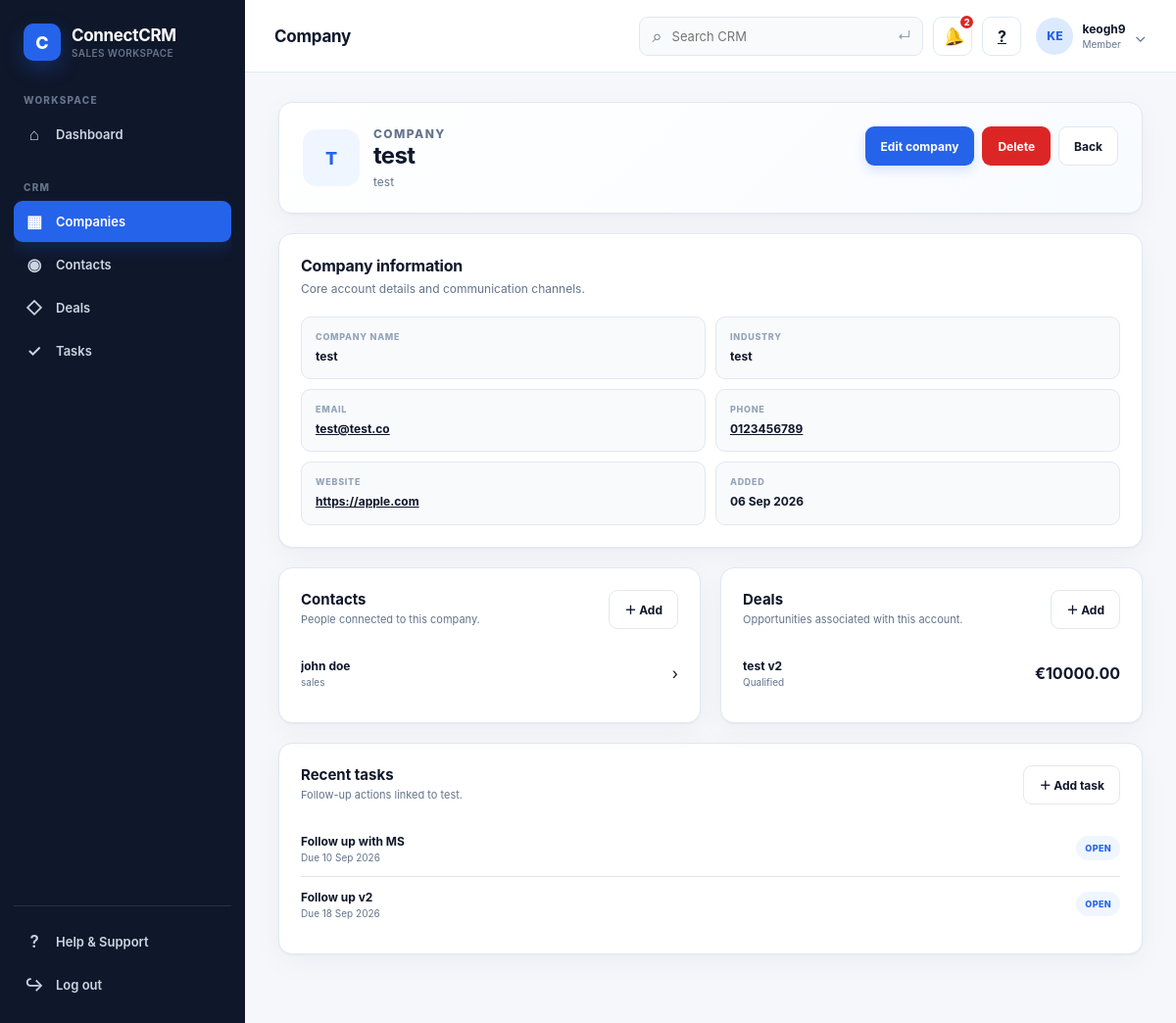
The page /crm/companies/3/ (signed in) on the database its author committed.
### crm/models.py (models this page shows, shortened)
class Membership(models.Model):
    ADMIN = "admin"
    SALES = "sales"
    MEMBER = "member"
    ROLE_CHOICES = [
        (ADMIN, "Admin"),
        (SALES, "Sales"),
        (MEMBER, "Member"),
    ]
    user = models.ForeignKey(
        settings.AUTH_USER_MODEL,
        on_delete=models.CASCADE,
        related_name="memberships",
    )
    business = models.ForeignKey(
        Business,
        on_delete=models.CASCADE,
        related_name="memberships",
    )
    role = models.CharField(
        max_length=20,
        choices=ROLE_CHOICES,
        default=MEMBER,
    )
    class Meta:
        constraints = [
            models.UniqueConstraint(
                fields=["user", "business"],
                name="unique_user_business_membership",
            )
        ]

class Company(models.Model):
    business = models.ForeignKey(
        Business,
        on_delete=models.CASCADE,
        related_name="companies",
    )
    name = models.CharField(
        max_length=200,
    )
    industry = models.CharField(
        max_length=100,
        blank=True,
    )
    phone = models.CharField(
        max_length=50,
        blank=True,
    )
    email = models.EmailField(
        blank=True,
    )
    website = models.URLField(
        blank=True,
    )
    created_at = models.DateTimeField(
        auto_now_add=True,
    )
    class Meta:
        ordering = ["name"]

class Contact(models.Model):
    business = models.ForeignKey(
        Business,
        on_delete=models.CASCADE,
        related_name="contacts",
    )
    company = models.ForeignKey(
        Company,
        on_delete=models.SET_NULL,
        null=True,
        blank=True,
        related_name="contacts",
    )
    first_name = models.CharField(
        max_length=100,
    )
    last_name = models.CharField(
        max_length=100,
    )
    job_title = models.CharField(
        max_length=150,
        blank=True,
    )
    email = models.EmailField(
        blank=True,
    )
    phone = models.CharField(
        max_length=50,
        blank=True,
    )
    created_at = models.DateTimeField(
        auto_now_add=True,
    )
    class Meta:
        ordering = ["last_name", "first_name"]

class Deal(models.Model):
    LEAD = "lead"
    QUALIFIED = "qualified"
    PROPOSAL = "proposal"
    NEGOTIATION = "negotiation"
    WON = "won"
    LOST = "lost"
    STAGE_CHOICES = [
        (LEAD, "Lead"),
        (QUALIFIED, "Qualified"),
        (PROPOSAL, "Proposal"),
        (NEGOTIATION, "Negotiation"),
        (WON, "Won"),
        (LOST, "Lost"),
    ]
    business = models.ForeignKey(
        Business,
        on_delete=models.CASCADE,
        related_name="deals",
    )
    owner = models.ForeignKey(
        settings.AUTH_USER_MODEL,
        on_delete=models.SET_NULL,
        null=True,
        blank=True,
        related_name="deals",
        help_text="The team member this deal belongs to.",
    )
    company = models.ForeignKey(
        Company,
        on_delete=models.SET_NULL,
        null=True,
        blank=True,
        related_name="deals",
    )
    contact = models.ForeignKey(
        Contact,
        on_delete=models.SET_NULL,
        null=True,
        blank=True,
        related_name="deals",
    )
    title = models.CharField(
        max_length=200,
    )
    value = models.DecimalField(
        max_digits=12,
        decimal_places=2,
        default=0,
    )
    stage = models.CharField(
        max_length=20,
        choices=STAGE_CHOICES,
        default=LEAD,
    )
    created_at = models.DateTimeField(
        auto_now_add=True,
    )
    updated_at = models.DateTimeField(
        auto_now=True,
    )
    class Meta:
        ordering = ["-updated_at"]

class Task(models.Model):
    business = models.ForeignKey(
        Business,
        on_delete=models.CASCADE,
        related_name="tasks",
    )
    company = models.ForeignKey(
        Company,
        on_delete=models.SET_NULL,
        null=True,
        blank=True,
        related_name="tasks",
    )
    contact = models.ForeignKey(
        Contact,
        on_delete=models.SET_NULL,
        null=True,
        blank=True,
        related_name="tasks",
    )
    deal = models.ForeignKey(
        Deal,
        on_delete=models.SET_NULL,
        null=True,
        blank=True,
        related_name="tasks",
    )
    title = models.CharField(
        max_length=200,
    )
    description = models.TextField(
        blank=True,
    )
    due_date = models.DateField(
        null=True,
        blank=True,
    )
    due_time = models.TimeField(
        null=True,
        blank=True,
    )
    completed = models.BooleanField(
        default=False,
    )
    created_at = models.DateTimeField(
        auto_now_add=True,
    )
    class Meta:
        ordering = ["due_date", "due_time", "-created_at"]

### crm/views.py (the view)
@login_required
def company_detail(request, company_id):
    business = _get_business(request)
    if business is None:
        return redirect("core:dashboard")
    company = get_object_or_404(
        Company,
        id=company_id,
        business=business,
    )
    contacts = Contact.objects.filter(
        company=company,
        business=business,
    )
    deals = Deal.objects.filter(
        company=company,
        business=business,
    ).select_related("contact")
    tasks = Task.objects.filter(
        company=company,
        business=business,
    ).select_related("contact", "deal")[:8]
    return render(
        request,
        "crm/company_detail.html",
        {
            "company": company,
            "contacts": contacts,
            "deals": deals,
            "tasks": tasks,
        },
    )

### crm/tenancy.py (called while the page is built, shortened)
def get_business_and_membership(request):
    tenant = getattr(request, "business", None)
    membership = (
        Membership.objects.filter(user=request.user)
        .select_related("business")
        .first()
    )
    return membership, False

### crm/views.py (called while the page is built)
def _get_membership(request):
    membership, tenant_locked = get_business_and_membership(request)
    if membership is None and tenant_locked:
        messages.error(request, "You don't have access to this workspace.")
    return membership

def _get_business(request):
    membership = _get_membership(request)
    return membership.business if membership else None

### templates/crm/company_detail.html (shortened to what this page needs)
{% extends "base.html" %}
{% block page_heading %}<h1>Company</h1>{% endblock %}
{% block content %}
<div class="detail-hero">
    <div class="detail-identity"><div class="detail-avatar">{{ company.name|slice:":1"|upper }}</div><div><p class="page-eyebrow">COMPANY</p><h1>{{ company.name }}</h1><p>{{ company.industry|default:"Customer organisation" }}</p></div></div>
    <div class="detail-actions"><a href="{% url 'crm:company_edit' company.id %}" class="btn btn-primary">Edit company</a><a href="{% url 'crm:company_delete' company.id %}" class="btn btn-danger">Delete</a><a href="{% url 'crm:company_list' %}" class="btn btn-secondary">Back</a></div>
</div>
<div class="content-card">
    <div class="card-header"><div><h2>Company information</h2><p>Core account details and communication channels.</p></div></div>
    <div class="detail-grid">
        <div class="detail-box"><span>Company name</span><strong>{{ company.name }}</strong></div>
        <div class="detail-box"><span>Industry</span><strong>{{ company.industry|default:"Not provided" }}</strong></div>
        <div class="detail-box"><span>Email</span><strong>{% if company.email %}<a href="mailto:{{ company.email }}">{{ company.email }}</a>{% else %}Not provided{% endif %}</strong></div>
        <div class="detail-box"><span>Phone</span><strong>{% if company.phone %}<a href="tel:{{ company.phone }}">{{ company.phone }}</a>{% else %}Not provided{% endif %}</strong></div>
        <div class="detail-box"><span>Website</span><strong>{% if company.website %}<a href="{{ company.website }}" target="_blank" rel="noopener">{{ company.website }}</a>{% else %}Not provided{% endif %}</strong></div>
        <div class="detail-box"><span>Added</span><strong>{{ company.created_at|date:"d M Y" }}</strong></div>
    </div>
</div>
<div class="related-grid">
    <section class="content-card"><div class="section-header"><div><h3>Contacts</h3><p>People connected to this company.</p></div><a href="{% url 'crm:contact_create' %}" class="btn btn-secondary">＋ Add</a></div>{% for contact in contacts %}<a class="related-item" href="{% url 'crm:contact_detail' contact.id %}"><span><strong class="row-title">{{ contact.first_name }} {{ contact.last_name }}</strong><small class="row-subtitle">{{ contact.job_title|default:"Contact" }}</small></span><span>›</span></a>{% empty %}<div class="empty-state"><h3>No contacts yet</h3><p>Add a person and link them to this company.</p></div>{% endfor %}</section>
    <section class="content-card"><div class="section-header"><div><h3>Deals</h3><p>Opportunities associated with this account.</p></div><a href="{% url 'crm:deal_create' %}" class="btn btn-secondary">＋ Add</a></div>{% for deal in deals %}<a class="related-item" href="{% url 'crm:deal_detail' deal.id %}"><span><strong class="row-title">{{ deal.title }}</strong><small class="row-subtitle">{{ deal.get_stage_display }}</small></span><strong>€{{ deal.value|floatformat:2 }}</strong></a>{% empty %}<div class="empty-state"><h3>No deals yet</h3><p>Create an opportunity for this account.</p></div>{% endfor %}</section>
</div>
<div class="content-card"><div class="section-header"><div><h3>Recent tasks</h3><p>Follow-up actions linked to {{ company.name }}.</p></div><a href="{% url 'crm:task_create' %}" class="btn btn-secondary">＋ Add task</a></div>{% for task in tasks %}<a class="related-item" href="{% url 'crm:task_detail' task.id %}"><span><strong class="row-title">{{ task.title }}</strong><small class="row-subtitle">{% if task.due_date %}Due {{ task.due_date|date:"d M Y" }}{% else %}No due date{% endif %}</small></span><span class="badge {% if task.completed %}badge-green{% else %}badge-blue{% endif %}">{% if task.completed %}Completed{% else %}Open{% endif %}</span></a>{% empty %}<div class="empty-state"><h3>No tasks yet</h3><p>Keep the next action visible by adding a task.</p></div>{% endfor %}</div>
{% endblock %}

### templates/base.html (shortened to what this page needs)
{% load static %}
<!DOCTYPE html>
<html lang="en">
<head>
    <link rel="stylesheet" href="{% static 'css/style.css' %}">
</head>
<body>
{% block auth_content %}
<div class="app-shell">
    <aside class="sidebar" data-sidebar>
        <div class="sidebar-brand">
            <a href="{% url 'core:dashboard' %}" class="brand-link">
                <span class="brand-icon">C</span>
                <span class="brand-copy">
                    <strong>ConnectCRM</strong>
                    <small>Sales workspace</small>
                </span>
            </a>
        </div>
        <nav class="sidebar-nav" aria-label="Main navigation">
            <p class="nav-label">WORKSPACE</p>
            <a href="{% url 'core:dashboard' %}" class="nav-link{% if request.resolver_match.url_name == 'dashboard' %} active{% endif %}">
                <span class="nav-icon">⌂</span><span>Dashboard</span>
            </a>
            <p class="nav-label nav-label-spaced">CRM</p>
            <a href="{% url 'crm:company_list' %}" class="nav-link{% if 'company' in request.resolver_match.url_name %} active{% endif %}">
                <span class="nav-icon">▦</span><span>Companies</span>
            </a>
            <a href="{% url 'crm:contact_list' %}" class="nav-link{% if 'contact' in request.resolver_match.url_name %} active{% endif %}">
                <span class="nav-icon">◉</span><span>Contacts</span>
            </a>
            <a href="{% url 'crm:deal_list' %}" class="nav-link{% if 'deal' in request.resolver_match.url_name %} active{% endif %}">
                <span class="nav-icon">◇</span><span>Deals</span>
            </a>
            <a href="{% url 'crm:task_list' %}" class="nav-link{% if 'task' in request.resolver_match.url_name %} active{% endif %}">
                <span class="nav-icon">✓</span><span>Tasks</span>
            </a>
        </nav>
        <div class="sidebar-footer">
            <a href="{% url 'core:help' %}" class="nav-link{% if request.resolver_match.url_name == 'help' %} active{% endif %}">
                <span class="nav-icon">?</span><span>Help & Support</span>
            </a>
            <form method="post" action="{% url 'accounts:logout' %}">
                <button type="submit" class="nav-link nav-button">
                    <span class="nav-icon">↪</span><span>Log out</span>
                </button>
            </form>
        </div>
    </aside>
    <main class="main-content">
        <header class="topbar">
            <div class="topbar-left">
                <div class="topbar-title">{% block page_heading %}<h1>Workspace</h1>{% endblock %}</div>
            </div>
            <div class="topbar-right">
                <div class="global-search" data-search data-suggestions-url="{% url 'crm:search_suggestions' %}">
                    <form method="get" action="{% url 'crm:search' %}" class="search-form" role="search">
                        <span class="search-icon" aria-hidden="true">⌕</span>
                        <input type="search" name="q" value="{{ request.GET.q|default:'' }}" placeholder="Search CRM" autocomplete="off" aria-label="Search CRM" data-search-input>
                        <button type="submit" class="search-submit" aria-label="Search">↵</button>
                    </form>
                </div>
                <div class="header-popover-wrap">
                    <button type="button" class="header-icon-button{% if header_notification_count %} has-notifications{% endif %}" data-notification-toggle aria-expanded="false" aria-label="Notifications">
                        <span class="bell-icon">🔔</span>
                        {% if header_notification_count %}<span class="notification-dot">{{ header_notification_count }}</span>{% endif %}
                    </button>
                </div>
                <a href="{% url 'core:help' %}" class="header-icon-button" aria-label="Help">?</a>
                <div class="header-popover-wrap user-menu-wrap">
                    <button type="button" class="user-menu-trigger" data-user-toggle aria-expanded="false">
                        <span class="user-avatar">{{ request.user.username|slice:":2"|upper }}</span>
                        <span class="user-menu-text"><strong>{{ request.user.username }}</strong><small>{{ header_membership.get_role_display|default:"Member" }}</small></span>
                        <span class="chevron">⌄</span>
                    </button>
                </div>
            </div>
        </header>
        <section class="page-content">
            {% block content %}{% endblock %}
        </section>
    </main>
</div>
{% endblock auth_content %}
</body>
</html>

### rows shown on the page
Membership: role "Member"
Company: name "T", name "test", industry "test", email "test@test.co", phone "0123456789", website "https://apple.com", created_at "06 Sep 2026"
Contact: first_name "john", last_name "doe", job_title "sales"
Deal: title "test v2", stage "Qualified", value "10000.00"
Task: title "Follow up with MS", due_date "10 Sep 2026", completed "OPEN"
Task: title "Follow up v2", due_date "18 Sep 2026", completed "OPEN"

### other values the page prints
{{ header_notification_count }} "2"
{{ request.user.username|slice:":2"|upper }} "KE"
{{ request.user.username }} "keogh9"
